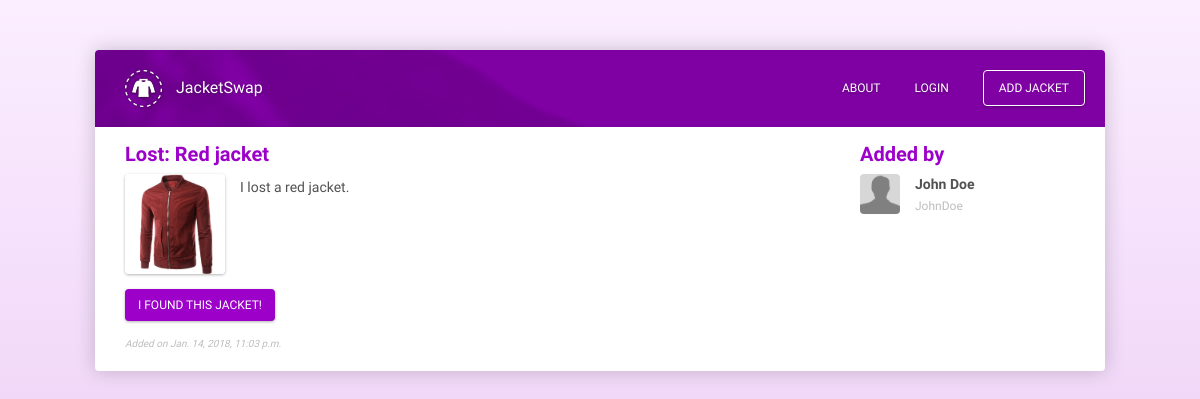
/jacket/9/, run on the app's committed database.
### jacket/models.py (models this page shows, shortened)
class Jacket(models.Model):
    title = models.CharField(max_length=300)
    description = models.TextField()
    location = models.CharField(max_length=300)
    image = models.FileField(default='generic/img/series-placeholder.png')
    added_by = models.ForeignKey(User, default='1', on_delete=models.CASCADE)
    added_on = models.DateTimeField(auto_now_add=True)
    returned = models.BooleanField(default=False)
    lost_found = models.CharField(default='found', max_length=5)

### jacket/views.py (the view)
# urls.py: path('<int:pk>/', views.JacketDetails.as_view(), name='details'),
class JacketDetails(generic.DetailView):
    template_name = 'jacket/details.html'
    model = Jacket
    def get_context_data(self, **kwargs):
        context = super().get_context_data(**kwargs)
        return context

### jacketswap/templates/jacket/details.html (shortened to what this page needs)
{% extends 'generic/base.html' %}
{% load staticfiles %}
{% block content %}
    <div class="container">
        <div class="row jacket-details">
            <div class="col-lg-9 jacket-info">
                <h5>
                    {% if object.returned %}
                        Returned:
                    {% else %}
                        {% if object.lost_found == 'lost' %}
                            Lost:
                        {% else %}
                            Found:
                        {% endif %}
                    {% endif %}
                    {{ object.title }}
                </h5>
                <div class="image" style="background-image: url({{ object.image.url }})"></div>
                <div class="description">{{ object.description }}</div>
            </div>
            <div class="col-lg-3 jacket-user">
                <h5>Added by</h5>
                <div class="user-image" style="background-image: url({% static 'generic/img/user-placeholder.jpg' %})"></div>
                <span class="user-fullname">
                    {% if object.added_by.get_full_name != '' %}
                        {{ object.added_by.get_full_name }}
                    {% else %}
                        Anonymous
                    {% endif %}
                </span>
                <br>
                <span class="user-username">{{ object.added_by.username }}</span>
            </div>
            <div class="col-lg-12">
                <form class="button-form" action="{% url 'jacket:claim' object.pk %}">
                    <button class="btn button-primary" {% if user.pk == object.added_by_id or object.returned %}disabled{% endif %} onclick="return confirm('By claiming this jacket, JacketSwap will send your e-mail address to the user that posted this jacket. Are you sure you want to continue?')">
                        {% if object.lost_found == 'lost' %}
                            I found this jacket!
                        {% else %}
                            This is my jacket!
                        {% endif %}
                    </button>
                </form>
            </div>
            <div class="col-lg-12 date">
                Added on {{ object.added_on }}
            </div>
        </div>
    </div>
{% endblock %}

### jacketswap/static/generic/css/variables.css (style rules this page uses)
:root { --font-color-dark: #525252; --font-color-light: #bdbdbd; --font-color-inverse: #ffffff; --seperator-color: #f0f0f0; --background-color-light: #ffffff; --accent-color: #9C00C9; }

### jacketswap/static/generic/css/base.css (style rules this page uses)
body { background: #FBEEFF; background: -webkit-linear-gradient(to bottom, #FBEEFF, #E6BFF1); background: linear-gradient(to bottom, #FBEEFF, #E6BFF1); color: var(--font-color-dark); font-family: "Quicksand", sans-serif; min-height: 100vh; }
h1, h2, h3, h4, h5, h6 { color: var(--accent-color); font-weight: 700; }
.button-primary { background-color: var(--accent-color); border-radius: 4px; box-shadow: 0 1px 3px rgba(0, 0, 0, 0.3); color: var(--font-color-inverse); cursor: pointer; font-size: 12px; text-transform: uppercase; }
.jacket-details .image { background-position: center; background-size: cover; border-radius: 4px; box-shadow: 0 1px 3px rgba(0, 0, 0, 0.3); float: left; height: 100px; margin-right: 15px; transition: box-shadow 0.2s ease; width: 100px; }
.jacket-details .description { display: inline; font-size: 14px; line-height: 26px; }
.jacket-details .date { color: var(--font-color-light); font-size: 10px; font-style: italic; margin-top: 15px; }
.jacket-details .user-image { border-radius: 4px; background-position: center; background-size: cover; float: left; height: 40px; margin-right: 15px; width: 40px; }
.jacket-details .jacket-info { margin-bottom: 15px; }
.jacket-details .jacket-user { font-size: 14px; }
.jacket-details .user-fullname { font-weight: 700; }
.jacket-details .user-username { color: var(--font-color-light); font-size: 12px; }
.jacket-details .button-primary { margin-top: 15px; }
@media (min-width: 992px) { .jacket-details .button-primary { margin-top: 0; } }
.button-form { display: inline; }

### data on the page
Jacket: title "Red jacket", image (picture), description "I lost a red jacket.", added_by.get_full_name "John Doe", added_by.username "JohnDoe", added_on "Jan. 14, 2018, 11:03 p.m."
